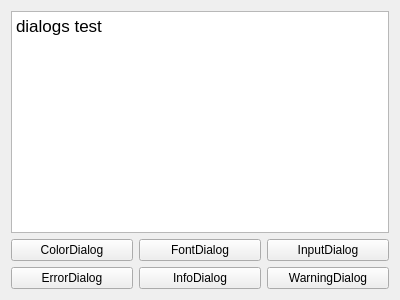
<?xml version="1.0" encoding="UTF-8"?>
<ui version="4.0">
 <class>Dialog</class>
 <widget class="QWidget" name="Dialog">
  <property name="geometry">
   <rect>
    <x>0</x>
    <y>0</y>
    <width>400</width>
    <height>300</height>
   </rect>
  </property>
  <property name="windowTitle">
   <string>Dialog</string>
  </property>
  <layout class="QVBoxLayout" name="verticalLayout">
   <item>
    <widget class="QTextEdit" name="textEdit">
     <property name="html">
      <string>&lt;!DOCTYPE HTML PUBLIC &quot;-//W3C//DTD HTML 4.0//EN&quot; &quot;http://www.w3.org/TR/REC-html40/strict.dtd&quot;&gt;
&lt;html&gt;&lt;head&gt;&lt;meta name=&quot;qrichtext&quot; content=&quot;1&quot; /&gt;&lt;style type=&quot;text/css&quot;&gt;
p, li { white-space: pre-wrap; }
&lt;/style&gt;&lt;/head&gt;&lt;body style=&quot; font-family:'.SF NS Text'; font-size:13pt; font-weight:400; font-style:normal;&quot;&gt;
&lt;p style=&quot; margin-top:0px; margin-bottom:0px; margin-left:0px; margin-right:0px; -qt-block-indent:0; text-indent:0px;&quot;&gt;dialogs test&lt;/p&gt;
&lt;p style=&quot;-qt-paragraph-type:empty; margin-top:0px; margin-bottom:0px; margin-left:0px; margin-right:0px; -qt-block-indent:0; text-indent:0px;&quot;&gt;&lt;br /&gt;&lt;/p&gt;
&lt;p style=&quot;-qt-paragraph-type:empty; margin-top:0px; margin-bottom:0px; margin-left:0px; margin-right:0px; -qt-block-indent:0; text-indent:0px;&quot;&gt;&lt;br /&gt;&lt;/p&gt;&lt;/body&gt;&lt;/html&gt;</string>
     </property>
    </widget>
   </item>
   <item>
    <layout class="QGridLayout" name="gridLayout">
     <item row="0" column="0">
      <widget class="QPushButton" name="colorBtn">
       <property name="text">
        <string>ColorDialog</string>
       </property>
      </widget>
     </item>
     <item row="0" column="1">
      <widget class="QPushButton" name="fontBtn">
       <property name="text">
        <string>FontDialog</string>
       </property>
      </widget>
     </item>
     <item row="0" column="2">
      <widget class="QPushButton" name="inputBtn">
       <property name="text">
        <string>InputDialog</string>
       </property>
      </widget>
     </item>
     <item row="1" column="0">
      <widget class="QPushButton" name="errorBtn">
       <property name="text">
        <string>ErrorDialog</string>
       </property>
      </widget>
     </item>
     <item row="1" column="1">
      <widget class="QPushButton" name="infoBtn">
       <property name="text">
        <string>InfoDialog</string>
       </property>
      </widget>
     </item>
     <item row="1" column="2">
      <widget class="QPushButton" name="warnBtn">
       <property name="text">
        <string>WarningDialog</string>
       </property>
      </widget>
     </item>
    </layout>
   </item>
  </layout>
 </widget>
 <layoutdefault spacing="6" margin="11"/>
 <resources/>
 <connections/>
</ui>
